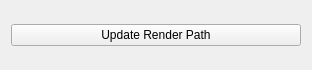
<?xml version="1.0" encoding="UTF-8"?>
<ui version="4.0">
 <class>RenderManager</class>
 <widget class="QWidget" name="RenderManager">
  <property name="geometry">
   <rect>
    <x>0</x>
    <y>0</y>
    <width>312</width>
    <height>70</height>
   </rect>
  </property>
  <property name="windowTitle">
   <string>Render Manager</string>
  </property>
  <layout class="QVBoxLayout" name="verticalLayout">
   <item>
    <widget class="QPushButton" name="btn_updateRenderPath">
     <property name="text">
      <string>Update Render Path</string>
     </property>
    </widget>
   </item>
  </layout>
 </widget>
 <resources/>
 <connections/>
</ui>
